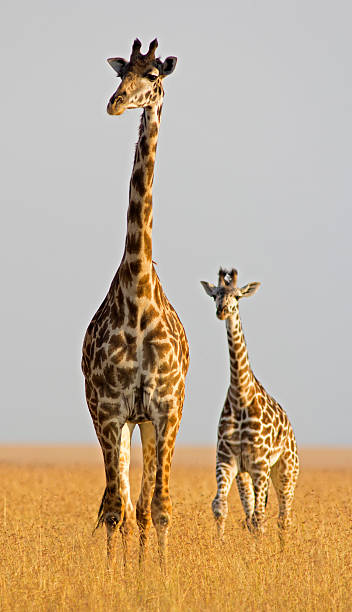
#> input picture Images/giraffe.jpg, 352 x 612 px, found by its file name
$ jupyter execute sec_4_test.ipynb   (shell and % lines are left out)   (older library calls are emulated)
#> lines starting #> are read from the running program, lines starting #| are printed output that depends on the picture; after the words box and inside, x2 and y2 are one past the last pixel; in counts of white or black regions, pixels touching at a corner belong together
[cell 1]
import cv2
import numpy as np
import matplotlib.pyplot as plt

[cell 2]
# TASK DISPLAY THE GIRAFFE IMAGE

def display_image(img, cmap=None):
    fig = plt.figure(figsize=(8, 10))
    ax = fig.add_subplot(111)
    ax.imshow(img, cmap)

[cell 3]
img = cv2.imread('/home/srijanani/GIT/OpenCV/Images/giraffe.jpg')
#> img is the input picture: shape (612, 352, 3); mean B, G, R 147.4, 173, 193.6
img = cv2.cvtColor(img, cv2.COLOR_BGR2RGB)

[cell 4]
display_image(img)

# plt.imshow(img)  USING MATPLOTLIB

[cell 5]
# SECOND TASK APPLY BINARY THRESHOLD ONTO THE IMAGE

# THE GIRAFFE IMAGE CONVERT INTO GRAY SCALE IMAGE

gray = cv2.cvtColor(img, cv2.COLOR_RGB2GRAY)
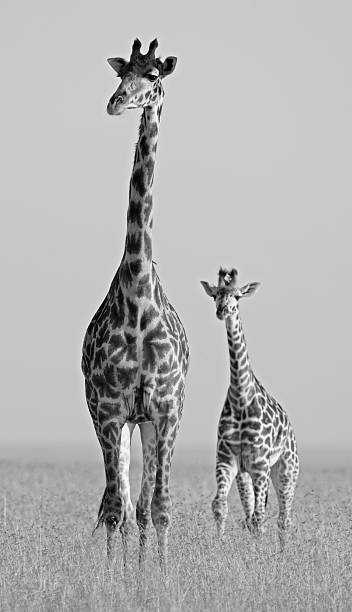
#> gray: shape (612, 352); min 0, max 255, mean 176.3

plt.imshow(gray, cmap='gray')  # DISPLAY THE GRAY SCALE IMAGE

[cell 6]
# APPLYING THRESHOLD BINARY ONTO THE GRAY IMAGE

res, threshold = cv2.threshold(gray, 127, 255, cv2.THRESH_BINARY)
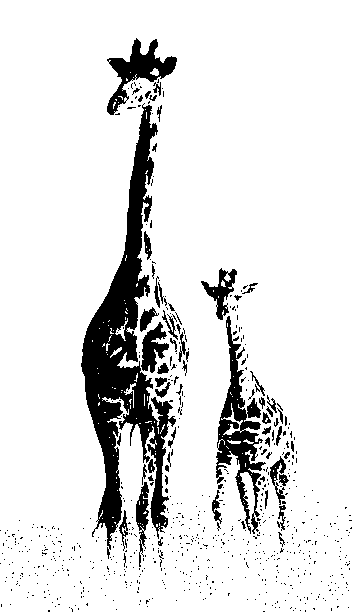
#> threshold: shape (612, 352); 88.3% white; 705 black regions (646 under 20 px), largest, box (x1, y1, x2, y2) and area: (81, 103, 176, 559) 13438, (216, 316, 266, 534) 3399, (107, 38, 177, 115) 1800

display_image(threshold, cmap='gray')

[cell 7]
# TASK THREE CONVERT THE GIRAFFE COLOR IMAGE INTO HSV COLOR IMAGE AND DISPLAY IT

img = cv2.imread('/home/srijanani/GIT/OpenCV/Images/giraffe.jpg')

img = cv2.cvtColor(img, cv2.COLOR_BGR2RGB)  # BGR COLOR IMAGE CONVERT INTO RGB COLOR IMAGE

plt.imshow(img)

[cell 8]
hsv_img = cv2.cvtColor(img, cv2.COLOR_RGB2HSV)
#> hsv_img: shape (612, 352, 3); mean H, S, V 32.1, 67.1, 194.3

display_image(hsv_img)

[cell 9]
# TASK FOUR CREATE LOW PASS FILTER WITH 4 BY 4 KERNAL USE THE KERNAL TO BLUR THE GIRAFFE IMAGE

giraffe = cv2.imread('/home/srijanani/GIT/OpenCV/Images/giraffe.jpg')

giraffe = cv2.cvtColor(giraffe, cv2.COLOR_BGR2RGB)

# plt.imshow(giraffe)   DISPLAY USING THE MATPLOTLIB

display_image(giraffe)

# giraffe.dtype   USE TO FIND THE DATA TYPE OF THE GIRAFFE IMAGE

[cell 10]
# CREATING A 4X4 KERNAL

kernal = np.ones(shape=(4,4))  #, dtype=np.uint8)

[cell 11]
kernal

[cell 12]
# THE ABOVE KERNAL EACH ELEMENT IS DIVIED BY 10 FOR DECREASE THE KERNAL VALUE

kernal = kernal / 10

[cell 13]
# KERNAL AFTER DECREASE THE EACH VALUE OF THE KERNAL

kernal

[cell 14]
blur_giraffe = cv2.filter2D(giraffe, -1, kernal)
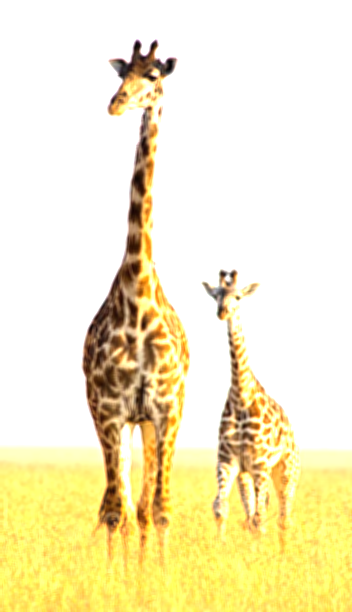
#> blur_giraffe: shape (612, 352, 3); mean R, G, B 245, 236.2, 197

display_image(blur_giraffe)

[cell 15]
# TASK FIVE : CREAT A HORIZONTAL SOBEL FILTER WITH A KERNAL SIZE OF 5 TO THE GRAY SCALE VERSION ON THE GIRAFFE IMAGE
# AND THEN DISPLAY THE RESULTIING GRADIENT FILTER VERSION OF THE IMAGE

giraffe = cv2.imread('/home/srijanani/GIT/OpenCV/Images/giraffe.jpg', 0)  # FIRST METHOD TO CONVER A COLOR IMAGE INTO GRAY SCALE IMAGE
#> giraffe: shape (612, 352); min 0, max 255, mean 176.3

plt.imshow(giraffe, cmap='gray')

[cell 16]
# SECOND METHOD TO CONVERT A COLOR IMAGE INTO A GRAY SCALE IMAGE

# giraffe = cv2.cvtColor(giraffe, cv2.COLOR_BGR2GRAY)

# plt.imshow(giraffe, cmap='gray')

[cell 17]
# APPLYING GRADIENT OPERATOR

sobel_x = cv2.Sobel(giraffe, cv2.CV_64F, 1, 0, ksize=5)
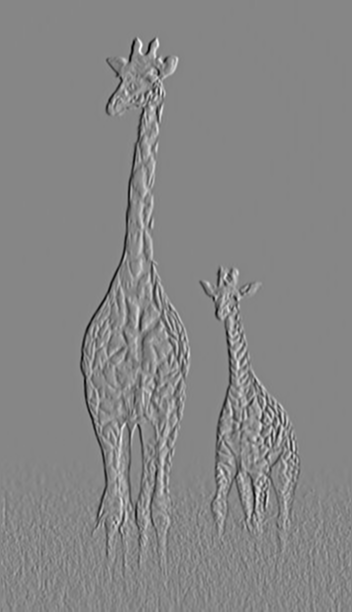
#> sobel_x: shape (612, 352) float64; min -11107, max 10001, mean 0.2; drawn with min black and max white

[cell 18]
plt.imshow(sobel_x, cmap='gray')

[cell 19]
# TASK SIX : PLOT THE COLOR HISTOGRAM FOR RED, GREEN AND BLUE CHANNELS OF THE GIRAFFE IMAGE

giraffe = cv2.imread('/home/srijanani/GIT/OpenCV/Images/giraffe.jpg')

plt.imshow(giraffe)

[cell 20]
# OPENCV COLOR ORDER BLUE, GREEN AND RED

color = ('b', 'g', 'r')

for i, col in enumerate(color):

    hist = cv2.calcHist([giraffe], [i], None, [256], [0, 256])
    plt.plot(hist, color=col)
    plt.xlim([0, 256])

plt.title('HISTOGRAM FOR GIRAFFE')
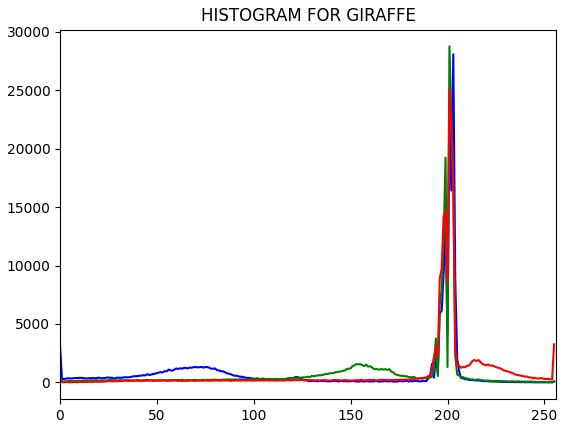
#> figure drawn by matplotlib, 1 panel; curve peaks at x = 203, y = 28081; curve peaks at x = 201, y = 28754; curve peaks at x = 201, y = 25089
